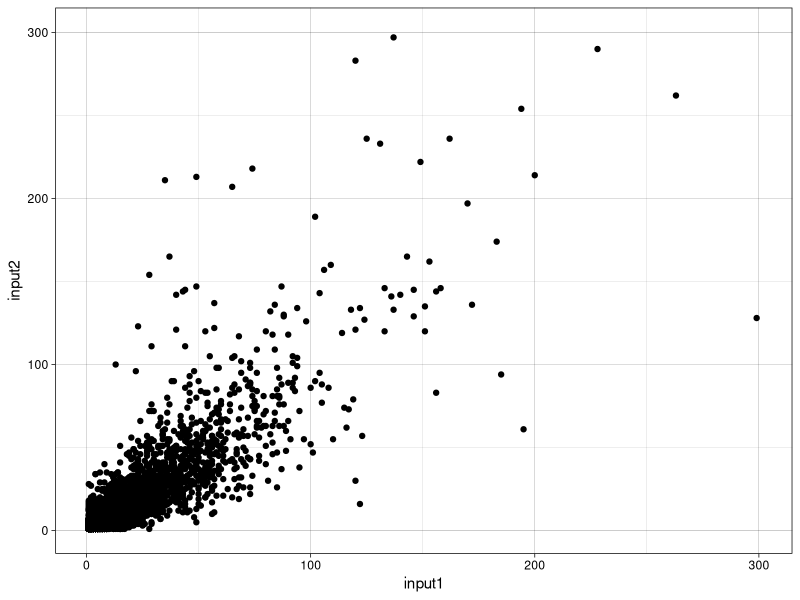
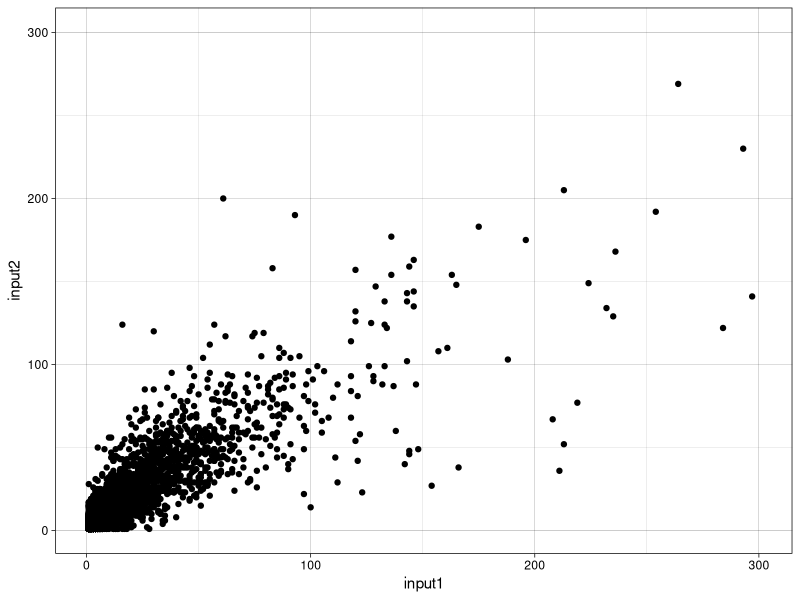

Recreate these plots in R, in order.
# Title     : to plot the pearson correlation
# Objective :
# Created by: yiquan
# Created on: 1/26/21
library(ggplot2)


nep_df <- read.csv('results/nep_mut.csv',header=TRUE)

input_plot <- ggplot(nep_df, aes(input1, input2))+ geom_point() + labs(x = "input1", y = "input2")+ xlim(1, 300) +ylim(1, 300)+
  theme_linedraw() +
  theme(plot.title=element_blank(),
        legend.title=element_blank()
        )

cor.test(nep_df$input1, nep_df$input2, method = "pearson", conf.level = 0.95)
cor.test(nep_df$output1, nep_df$output2, method = "pearson", conf.level = 0.95)
output_plot <- ggplot(nep_df, aes(output1, output2))+ geom_point() + labs(x = "input1", y = "input2")+ xlim(1, 300) +ylim(1, 300)+
  theme_linedraw() +
  theme(plot.title=element_blank(),
        legend.title=element_blank()
        )
ggsave("graph/Correlation_input.png",input_plot,
    width = 16, height = 14, units = "cm", dpi = 300)
ggsave("graph/Correlation_output.png",output_plot,
    width = 16, height = 14, units = "cm", dpi = 300)